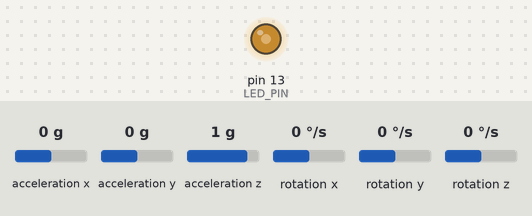
Bench run of a sketch on a simulated Arduino Uno, built for the host (arithmetic inside an expression is 32-bit, double 64-bit). Shown: output pins drawn as LEDs (lit = HIGH). The inputs (shaded band) are chosen by the test bench; at power-on: acceleration x 0 g, acceleration y 0 g, acceleration z 1 g, rotation x 0 °/s, rotation y 0 °/s, rotation z 0 °/s. An integer division by zero does not stop the program and gives all ones (-1); what the sketch prints to the serial monitor is not drawn.

Above: at 0.1 s.
Timing chart, 0 to 1.6 s (numbered marks = the images above):
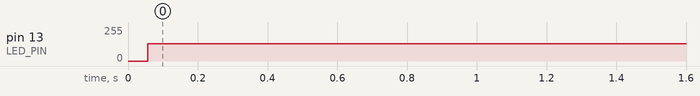

The sketch:

MPU6050_raw_promicro.ino
```cpp
// I2C device class (I2Cdev) demonstration Arduino sketch for MPU6050 class
// 10/7/2011 by Jeff Rowberg <jeff@rowberg.net>
// Updates should (hopefully) always be available at https://github.com/jrowberg/i2cdevlib
//
// Changelog:
//      2013-05-08 - added multiple output formats
//                 - added seamless Fastwire support
//      2011-10-07 - initial release

/* ============================================
I2Cdev device library code is placed under the MIT license
Copyright (c) 2011 Jeff Rowberg

Permission is hereby granted, free of charge, to any person obtaining a copy
of this software and associated documentation files (the "Software"), to deal
in the Software without restriction, including without limitation the rights
to use, copy, modify, merge, publish, distribute, sublicense, and/or sell
copies of the Software, and to permit persons to whom the Software is
furnished to do so, subject to the following conditions:

The above copyright notice and this permission notice shall be included in
all copies or substantial portions of the Software.

THE SOFTWARE IS PROVIDED "AS IS", WITHOUT WARRANTY OF ANY KIND, EXPRESS OR
IMPLIED, INCLUDING BUT NOT LIMITED TO THE WARRANTIES OF MERCHANTABILITY,
FITNESS FOR A PARTICULAR PURPOSE AND NONINFRINGEMENT. IN NO EVENT SHALL THE
AUTHORS OR COPYRIGHT HOLDERS BE LIABLE FOR ANY CLAIM, DAMAGES OR OTHER
LIABILITY, WHETHER IN AN ACTION OF CONTRACT, TORT OR OTHERWISE, ARISING FROM,
OUT OF OR IN CONNECTION WITH THE SOFTWARE OR THE USE OR OTHER DEALINGS IN
THE SOFTWARE.
===============================================
*/

// I2Cdev and MPU6050 must be installed as libraries, or else the .cpp/.h files
// for both classes must be in the include path of your project
#include "I2Cdev.h"
#include "MPU6050.h"

// Arduino Wire library is required if I2Cdev I2CDEV_ARDUINO_WIRE implementation
// is used in I2Cdev.h
#if I2CDEV_IMPLEMENTATION == I2CDEV_ARDUINO_WIRE
    #include "Wire.h"
#endif

// class default I2C address is 0x68
// specific I2C addresses may be passed as a parameter here
// AD0 low = 0x68 (default for InvenSense evaluation board)
// AD0 high = 0x69
MPU6050 accelgyro;
//MPU6050 accelgyro(0x69); // <-- use for AD0 high

int16_t ax, ay, az;

const int numReadings = 0;

int readings[numReadings];      // the readings from the analog input
int readIndex = 0;              // the index of the current reading
int total = 0;                  // the running total
int average = 0;                // the average


// uncomment "OUTPUT_READABLE_ACCELGYRO" if you want to see a tab-separated
// list of the accel X/Y/Z and then gyro X/Y/Z values in decimal. Easy to read,
// not so easy to parse, and slow(er) over UART.
#define OUTPUT_READABLE_ACCELGYRO

#define LED_PIN 13
bool blinkState = false;

void setup() {
    for (int thisReading = 0; thisReading < numReadings; thisReading++) {
    readings[thisReading] = 0;
  }
    // join I2C bus (I2Cdev library doesn't do this automatically)
    #if I2CDEV_IMPLEMENTATION == I2CDEV_ARDUINO_WIRE
        Wire.begin();
    #elif I2CDEV_IMPLEMENTATION == I2CDEV_BUILTIN_FASTWIRE
        Fastwire::setup(400, true);
    #endif

    // initialize serial communication
    // (38400 chosen because it works as well at 8MHz as it does at 16MHz, but
    // it's really up to you depending on your project)
    Serial.begin(115200);

    // initialize device
    Serial.println("Initializing I2C devices...");
    accelgyro.initialize();

    // verify connection
    Serial.println("Testing device connections...");
    Serial.println(accelgyro.testConnection() ? "MPU6050 connection successful" : "MPU6050 connection failed");

    // configure Arduino LED for
    pinMode(LED_PIN, OUTPUT);
}

void loop() {

accelgyro.getAcceleration(&ax, &ay, &az);

  // subtract the last reading:
  total = total - readings[readIndex];
  // read from the sensor:
  readings[readIndex] = ax;
  // add the reading to the total:
  total = total + readings[readIndex];
  // advance to the next position in the array:
  readIndex = readIndex + 1;

  // if we're at the end of the array...
  if (readIndex >= numReadings) {
    // ...wrap around to the beginning:
    readIndex = 0;
  }

  // calculate the average:
  average = total / numReadings;
  // send it to the computer as ASCII digits
  delay(1);
//int amap = map(average,0,3000,0,90);
//int ymap = map(ay,0,16000,0,90);
//int zmap = map(az,0,16000,0,90);

    #ifdef OUTPUT_READABLE_ACCELGYRO
        // display tab-separated accel/gyro x/y/z values
        Serial.print("a/g:\t");
        Serial.print(average); Serial.print("\t");

    #endif
    // blink LED to indicate activity
    blinkState = !blinkState;
    digitalWrite(LED_PIN, blinkState);
}
```

Measured:
- by itself, pin 13 (LED_PIN): 0/255 → 128/255 at 0.06 s
